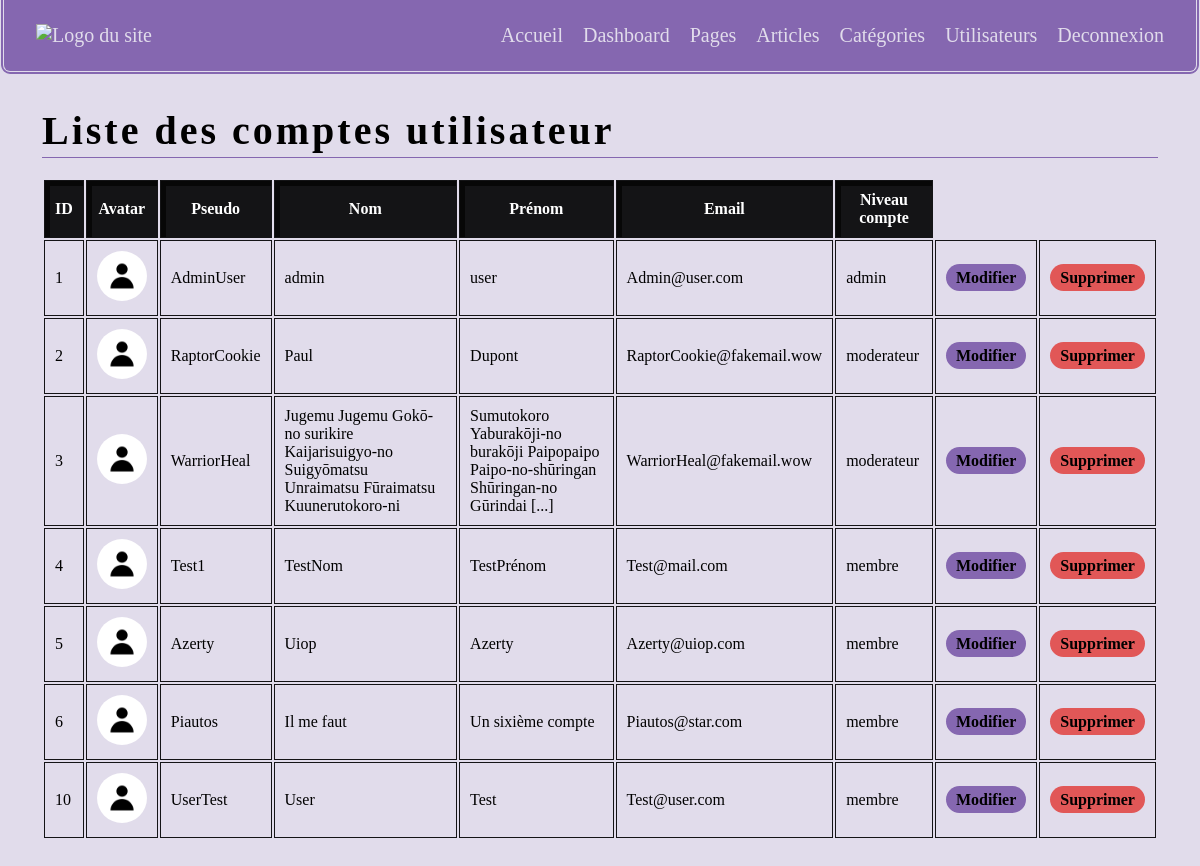
Screenshot of /admin/listeutilisateurs.php (signed in) with the database file from the repository.
### tables this page shows
CREATE TABLE IF NOT EXISTS `users` (
  `id_user` int NOT NULL AUTO_INCREMENT,
  `nom_user` varchar(100) NOT NULL,
  `prenom_user` varchar(100) NOT NULL,
  `mail_user` varchar(100) NOT NULL,
  `pseudo_user` varchar(100) NOT NULL,
  `pass_user` varchar(255) NOT NULL,
  `avatar_user` varchar(255) NOT NULL,
  `niveau_compte` varchar(50) NOT NULL,
  PRIMARY KEY (`id_user`)
);

### admin/listeutilisateurs.php (the view, shortened to what this page needs)
<!DOCTYPE html>
<html lang="fr">
<head>
    <link rel="stylesheet" href="../css/global.css">
</head>
<body>
    <?php include_once "../modules/headeradmin.php"; ?>
    <main>
    <?php
            if(!empty($_SESSION['niveau'])){
                if($_SESSION['niveau'] == "admin" || $_SESSION['niveau'] == "moderateur" ){
        ?>
            <h1 class="header">Liste des comptes utilisateur</h1>
            <?php
                require_once "connect.php";
                $data = $db->prepare("SELECT id_user, nom_user, prenom_user, mail_user, pseudo_user, avatar_user, niveau_compte FROM users");
                $data->execute();
                $results = $data->fetchAll();
                ?>
                <table>
                    <thead>
                        <tr>
                            <th>ID</th>
                            <th>Avatar</th>
                            <th>Pseudo</th>
                            <th>Nom</th>
                            <th>Prénom</th>
                            <th>Email</th>
                            <th>Niveau compte</th>
                        </tr>
                    </thead>
                    <tbody>
                <?php
                foreach($results as $result){
                ?>
                    <tr>
                        <td><?= $result["id_user"]?></td>
                        <td><img class="avatar small" src="../<?= $result["avatar_user"]?>" alt="avatar de l'utilisateur <?= $result["pseudo_user"]?>"></td>
                        <td><?= $result["pseudo_user"]?></td>
                        <td><?= $result["nom_user"]?></td>
                        <td><?= $result["prenom_user"]?></td>
                        <td><?= $result["mail_user"]?></td>
                        <td><?= $result["niveau_compte"]?></td>
                        <td><a class="button" href="editutilisateur.php?id=<?= $result["id_user"]?>">Modifier</a></td>
                        <?php
                            if($_SESSION['niveau'] == 'admin'){
                                ?>
                        <td><a class="button btndelete" href="?delete=y&id=<?= $result["id_user"]?>">Supprimer</a></td>
                                <?php
                            }
                        ?>
                    </tr>
                <?php
                }
                ?>
                    </tbody>
                </table>
        <?php
                }
        ?>
        <?php
            }
        ?>
        </main>
</body>
</html>

### css/global.css (style rules this page uses)
:root { --background:#141416; --backgroundshadow:#070707; --backgroundfont:#fff; --highlight:#8567b0; --cardinner:#e1dceb; --card:#e1dceb; --cardfont:#000000 }
* { margin:0; font-family: calibri, serif; }
a { text-decoration: none; color:var(--highlight); font-weight: 900; }
img { width:100% }
body { background:var(--card); max-width:1200px; margin:auto }
h1 { color:var(--highlight) }
main { background:var(--cardinner); border-top:0; color:var(--cardfont); margin:0 10px 10px 10px; border-radius:0 0 5px 5px; padding:2rem; }
a.button { text-decoration: none; background:var(--highlight); color:#000000; padding:5px 10px; font-weight: 900; border-radius:1rem }
a.button.btndelete { background:#e15757; }
.small { font-size:10px }
.header { color:var(--cardfont); font-size:40px; letter-spacing: 3px; border-bottom:1px solid var(--highlight); padding-bottom:3px; margin-bottom:20px; }
.avatar { max-width:200px!important; max-height:200px!important; min-width:200px!important; min-height:200px!important; object-fit: cover; border-radius:10rem }
.avatar.small { max-width:50px!important; max-height:50px!important; min-width:50px!important; min-height:50px!important; box-shadow:none; }
th, td { padding:10px; border:1px solid var(--background); }
th { background:var(--background); color:var(--backgroundfont); box-shadow:inset 5px 5px 0 var(--backgroundshadow); }

### admin/listeutilisateurs.php (style rules this page uses)
img { width:50px }

### rows the page displays
users: id_user "1", avatar_user (picture), pseudo_user "AdminUser", nom_user "admin", prenom_user "user", mail_user "Admin@user.com", niveau_compte "admin"
users: id_user "2", avatar_user (picture), pseudo_user "RaptorCookie", nom_user "Paul", prenom_user "Dupont", mail_user "RaptorCookie@fakemail.wow", niveau_compte "moderateur"
users: id_user "3", avatar_user (picture), pseudo_user "WarriorHeal", nom_user "Jugemu Jugemu Gokō-no surikire Kaijarisuigyo-no Suigyōmatsu Unraimatsu Fūraimatsu Kuunerutokoro-ni", prenom_user "Sumutokoro Yaburakōji-no burakōji Paipopaipo Paipo-no-shūringan Shūringan-no Gūrindai [...]", mail_user "WarriorHeal@fakemail.wow", niveau_compte "moderateur"
users: id_user "4", avatar_user (picture), pseudo_user "Test1", nom_user "TestNom", prenom_user "TestPrénom", mail_user "Test@mail.com", niveau_compte "membre"
users: id_user "5", avatar_user (picture), pseudo_user "Azerty", nom_user "Uiop", prenom_user "Azerty", mail_user "Azerty@uiop.com", niveau_compte "membre"
users: id_user "6", avatar_user (picture), pseudo_user "Piautos", nom_user "Il me faut", prenom_user "Un sixième compte", mail_user "Piautos@star.com", niveau_compte "membre"
users: id_user "10", avatar_user (picture), pseudo_user "UserTest", nom_user "User", prenom_user "Test", mail_user "Test@user.com", niveau_compte "membre"
